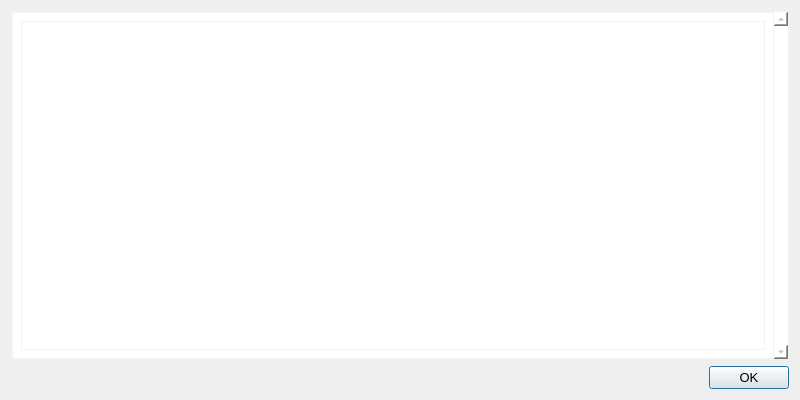
<?xml version="1.0" encoding="UTF-8"?>
<ui version="4.0">
 <class>HelpMessageDialog</class>
 <widget class="QDialog" name="HelpMessageDialog">
  <property name="geometry">
   <rect>
    <x>0</x>
    <y>0</y>
    <width>800</width>
    <height>400</height>
   </rect>
  </property>
  <property name="font">
   <font>
    <pointsize>10</pointsize>
   </font>
  </property>
  <property name="windowTitle">
   <string notr="true">Terracoin Core - Command-line options</string>
  </property>
  <layout class="QHBoxLayout" name="horizontalLayout_2">
   <item>
    <layout class="QVBoxLayout" name="verticalLayout">
     <item>
      <widget class="QScrollArea" name="scrollArea">
       <property name="maximumSize">
        <size>
         <width>16777215</width>
         <height>16777215</height>
        </size>
       </property>
       <property name="styleSheet">
        <string notr="true">border: 1px solid #f2f2f2; color: #a1a1a1; background-color: #ffffff;</string>
       </property>
       <property name="verticalScrollBarPolicy">
        <enum>Qt::ScrollBarAlwaysOn</enum>
       </property>
       <property name="widgetResizable">
        <bool>true</bool>
       </property>
       <widget class="QWidget" name="scrollAreaWidgetContents">
        <property name="geometry">
         <rect>
          <x>0</x>
          <y>0</y>
          <width>764</width>
          <height>347</height>
         </rect>
        </property>
        <layout class="QVBoxLayout" name="verticalLayout_2">
         <item>
          <widget class="QLabel" name="helpMessageLabel">
           <property name="cursor">
            <cursorShape>IBeamCursor</cursorShape>
           </property>
           <property name="textFormat">
            <enum>Qt::PlainText</enum>
           </property>
           <property name="openExternalLinks">
            <bool>true</bool>
           </property>
           <property name="textInteractionFlags">
            <set>Qt::LinksAccessibleByMouse|Qt::TextSelectableByKeyboard|Qt::TextSelectableByMouse</set>
           </property>
          </widget>
         </item>
        </layout>
       </widget>
      </widget>
     </item>
     <item>
      <widget class="QDialogButtonBox" name="okButton">
       <property name="orientation">
        <enum>Qt::Horizontal</enum>
       </property>
       <property name="standardButtons">
        <set>QDialogButtonBox::Ok</set>
       </property>
      </widget>
     </item>
    </layout>
   </item>
  </layout>
 </widget>
 <resources>
  <include location="../terracoin.qrc"/>
 </resources>
 <connections>
  <connection>
   <sender>okButton</sender>
   <signal>accepted()</signal>
   <receiver>HelpMessageDialog</receiver>
   <slot>accept()</slot>
   <hints>
    <hint type="sourcelabel">
     <x>20</x>
     <y>20</y>
    </hint>
    <hint type="destinationlabel">
     <x>20</x>
     <y>20</y>
    </hint>
   </hints>
  </connection>
  <connection>
   <sender>okButton</sender>
   <signal>rejected()</signal>
   <receiver>HelpMessageDialog</receiver>
   <slot>reject()</slot>
   <hints>
    <hint type="sourcelabel">
     <x>20</x>
     <y>20</y>
    </hint>
    <hint type="destinationlabel">
     <x>20</x>
     <y>20</y>
    </hint>
   </hints>
  </connection>
 </connections>
</ui>
